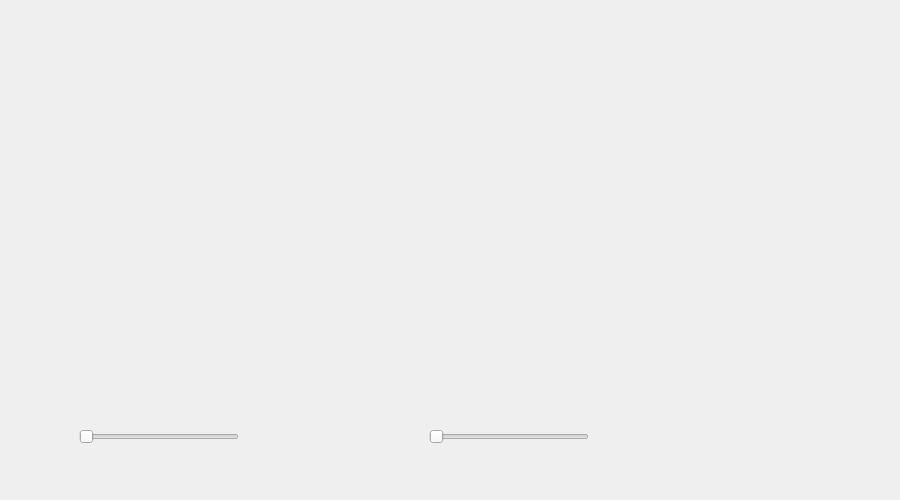
<?xml version="1.0" encoding="UTF-8"?>
<ui version="4.0">
 <class>MainWindow</class>
 <widget class="QMainWindow" name="MainWindow">
  <property name="geometry">
   <rect>
    <x>0</x>
    <y>0</y>
    <width>900</width>
    <height>500</height>
   </rect>
  </property>
  <property name="maximumSize">
   <size>
    <width>900</width>
    <height>500</height>
   </size>
  </property>
  <property name="windowTitle">
   <string>MainWindow</string>
  </property>
  <widget class="QWidget" name="centralwidget">
   <layout class="QVBoxLayout" name="verticalLayout">
    <item>
     <widget class="Ekran" name="widget" native="true">
      <property name="maximumSize">
       <size>
        <width>800</width>
        <height>800</height>
       </size>
      </property>
      <widget class="QSlider" name="horizontalSlider">
       <property name="geometry">
        <rect>
         <x>420</x>
         <y>420</y>
         <width>160</width>
         <height>16</height>
        </rect>
       </property>
       <property name="maximum">
        <number>100</number>
       </property>
       <property name="orientation">
        <enum>Qt::Horizontal</enum>
       </property>
      </widget>
      <widget class="QSlider" name="horizontalSlider_2">
       <property name="geometry">
        <rect>
         <x>70</x>
         <y>420</y>
         <width>160</width>
         <height>16</height>
        </rect>
       </property>
       <property name="maximum">
        <number>1</number>
       </property>
       <property name="orientation">
        <enum>Qt::Horizontal</enum>
       </property>
      </widget>
     </widget>
    </item>
   </layout>
  </widget>
 </widget>
 <customwidgets>
  <customwidget>
   <class>Ekran</class>
   <extends>QWidget</extends>
   <header>ekran.h</header>
   <container>1</container>
  </customwidget>
 </customwidgets>
 <resources/>
 <connections/>
</ui>
